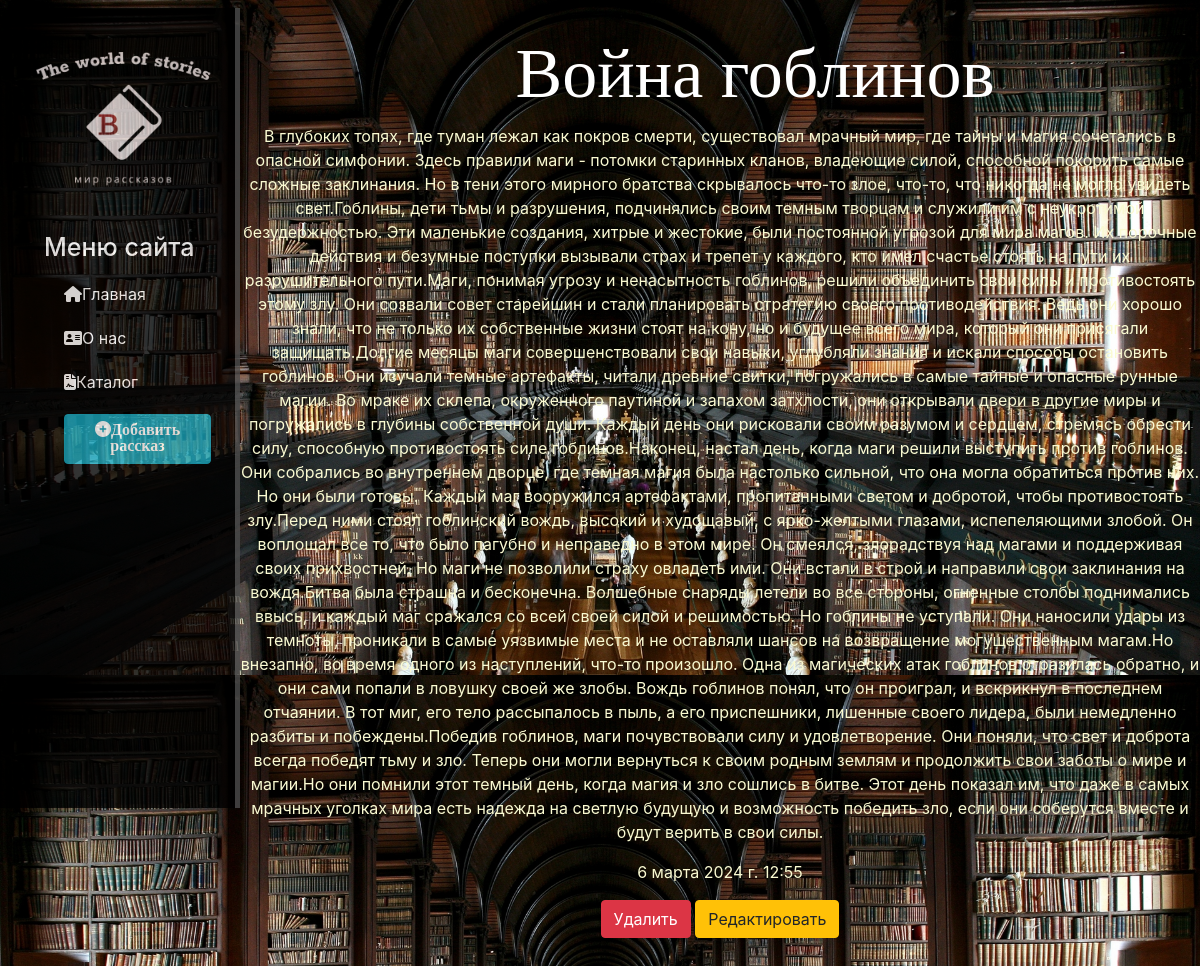
Screenshot of /catalog/2 with the database file from the repository.
### my_catalog/models.py (models this page shows, shortened)
class Story(models.Model):
    title = models.CharField('Название', max_length=250)
    summary = models.CharField('Краткое описание', max_length=250, blank=True)
    content = models.TextField('Текст')
    date_publisher = models.DateTimeField('Дата публикации', auto_now=True)
    publisher = models.BooleanField('Публикация', default=True)
    class Meta:
        verbose_name = 'История'
        verbose_name_plural = 'Истории'

### my_catalog/views.py (the view)
# urls.py: path('<int:pk>', views.StoryDetailView.as_view(), name='story-detail'),
class StoryDetailView(DetailView):
    model = Story
    template_name = 'my_catalog/detailview.html'
    context_object_name = 'post'

### my_catalog/templates/my_catalog/detailview.html (shortened to what this page needs)
{% extends 'my_blog/layout.html' %}
{% block content %}
    <div class="features">
        <h1 class="title">{{ post.title }}</h1>
        <p class="content">{{ post.content }}</p>
        <p class="datetime">{{ post.date_publisher }}</p>
        <a href="{% url 'story-delete' post.id %}" class="btn btn-danger">Удалить</a>
        <a href="{% url 'story-update' post.id %}" class="btn btn-warning">Редактировать</a>
    </div>
{% endblock %}

### my_blog/static/my_blog/css/index.css (style rules this page uses)
body { background-color: #4d4d4d; background-image: url('/static/d2c8e870c782a15a8f3a282fd586fd8c.jpeg'); background-size: 100%; background-repeat: repeat; }
main .features { float: left; margin: 2% auto 20% 20%; color: lightgoldenrodyellow; text-align: center; width: 80%; }
.title { font-family: Constantia; }
main .features .title { font-size: 70px; margin-left: 70px; color: white; }

### rows the page displays
Story: title "Война гоблинов", content "В глубоких топях, где туман лежал как покров смерти, существовал мрачный мир, где тайны и магия сочетались в опасной симфонии. Здесь правили маги - потомки старинных кланов, владеющие силой, способной покорить самые сложные заклинания. Но в тени этого мирного братства скрывалось что-то злое, что-то, что никогда не могло увидеть свет.Гоблины, дети тьмы и разрушения, подчинялись своим темным творцам и служили им с неукротимой безудержностью. Эти маленькие создания, хитрые и жестокие, были постоянной угрозой для мира магов. Их порочные действия и безумные поступки вызывали страх и трепет у каждого, кто имел счастье стоять на пути их разрушительного пути.Маги, понимая угрозу и ненасытность…", date_publisher "6 марта 2024 г. 12:55"
